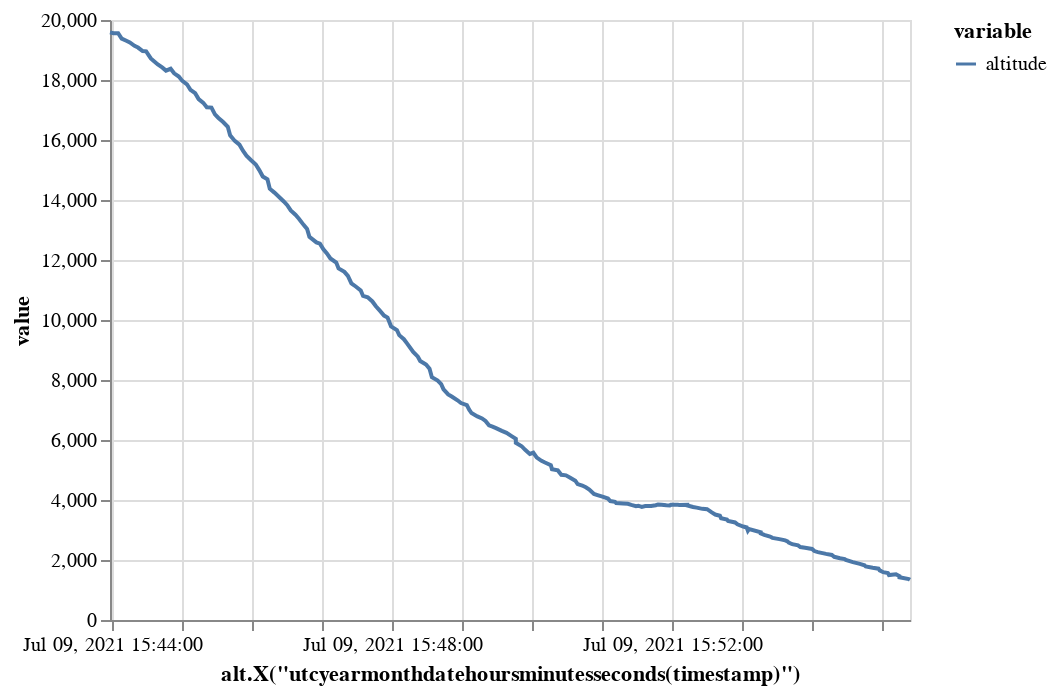

Source (notebook cell):
### Code cell
traffic[1].chart("altitude").encode()

### Figure 1 — Vega-Lite specification as saved in the notebook (floating-point values rounded to 4 significant figures; data arrays with more than 128 entries replaced by an {"elided": "..."} marker saying what was removed)
{"config": {"view": {"continuousWidth": 400, "continuousHeight": 300}}, "data": {"name": "data-9521eca01957310473e41a63749a9a1c"}, "mark": "line", "encoding": {"color": {"type": "nominal", "field": "variable"}, "x": {"type": "temporal", "field": "timestamp", "timeUnit": "utcyearmonthdatehoursminutesseconds", "title": "alt.X(\"utcyearmonthdatehoursminutesseconds(timestamp)\")"}, "y": {"type": "quantitative", "field": "value"}}, "transform": [{"fold": ["altitude"], "as": ["variable", "value"]}], "$schema": "https://vega.github.io/schema/vega-lite/v4.8.1.json", "datasets": {"data-9521eca01957310473e41a63749a9a1c": {"elided": "200 records"}}}
